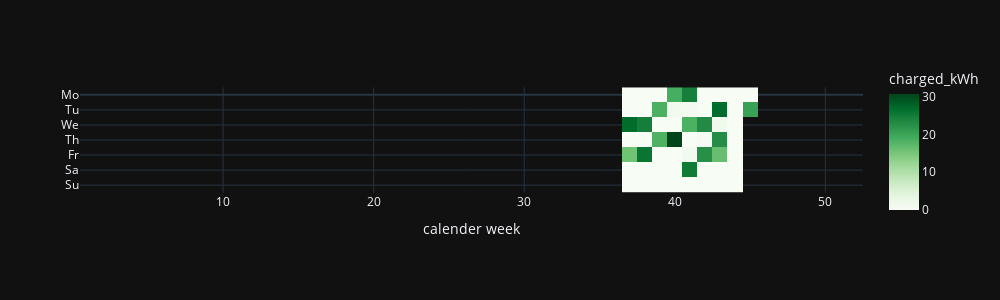

Notebook code for this chart:
### Code cell
fig = px.imshow(wks, labels={"x": "calender week", "y": "", "color": "charged_kWh"},
                color_continuous_scale='Greens', width=1000, height=300)
fig.update_layout(yaxis = {"tickmode": 'array',
                           "tickvals": [ 0,    1,    2,    3,    4,    5,    6  ],
                           "ticktext": ['Mo', 'Tu', 'We', 'Th', 'Fr', 'Sa', 'Su']})
fig.show()

### Figure 1 — Plotly figure (JSON) as saved in the notebook; plotly's stock layout.template omitted (floating-point values rounded to 4 significant figures; data arrays with more than 128 entries replaced by an {"elided": "..."} marker saying what was removed)
{"data": [{"coloraxis": "coloraxis", "hovertemplate": "calender week: %{x}<br>y: %{y}<br>charged_kWh: %{z}<extra></extra>", "name": "0", "type": "heatmap", "x": [1, 2, 3, 4, 5, 6, 7, 8, 9, 10, 11, 12, 13, 14, 15, 16, 17, 18, 19, 20, 21, 22, 23, 24, 25, 26, 27, 28, 29, 30, 31, 32, 33, 34, 35, 36, 37, 38, 39, 40, 41, 42, 43, 44, 45, 46, 47, 48, 49, 50, 51, 52], "xaxis": "x", "y": [0, 1, 2, 3, 4, 5, 6], "yaxis": "y", "z": {"elided": "7x52 float values"}}], "layout": {"coloraxis": {"colorbar": {"title": {"text": "charged_kWh"}}, "colorscale": [[0, "rgb(247,252,245)"], [0.125, "rgb(229,245,224)"], [0.25, "rgb(199,233,192)"], [0.375, "rgb(161,217,155)"], [0.5, "rgb(116,196,118)"], [0.625, "rgb(65,171,93)"], [0.75, "rgb(35,139,69)"], [0.875, "rgb(0,109,44)"], [1, "rgb(0,68,27)"]]}, "height": 300, "margin": {"t": 60}, "width": 1000, "xaxis": {"anchor": "y", "constrain": "domain", "domain": [0, 1], "scaleanchor": "y", "title": {"text": "calender week"}}, "yaxis": {"anchor": "x", "autorange": "reversed", "constrain": "domain", "domain": [0, 1], "tickmode": "array", "ticktext": ["Mo", "Tu", "We", "Th", "Fr", "Sa", "Su"], "tickvals": [0, 1, 2, 3, 4, 5, 6]}}}
